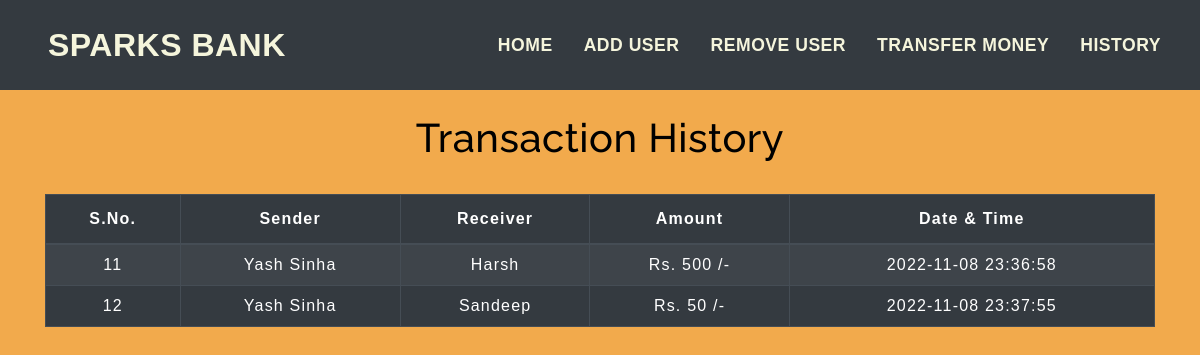
The page /transactionhistory.php on the database its author committed.
### tables this page shows
CREATE TABLE `transaction` (
  `sno` int(3) NOT NULL,
  `sender` text NOT NULL,
  `receiver` text NOT NULL,
  `balance` int(8) NOT NULL,
  `datetime` datetime NOT NULL DEFAULT current_timestamp()
);

### transactionhistory.php (the view, shortened to what this page needs)
<!DOCTYPE html>
<html lang="en">
<head>
    <link rel="stylesheet" href="https://stackpath.bootstrapcdn.com/bootstrap/4.5.2/css/bootstrap.min.css">
    <link rel="stylesheet" type="text/css" href="css/table.css">
    <link rel="stylesheet" type="text/css" href="css/navbar.css">
</head>
<body style="background-color : #F2AA4CFF;">
<?php
  include 'navbar.php';
?>
	<div class="container">
        <h2 class="text-center pt-4" style="color : black;">Transaction History</h2>
       <br>
       <div class="table-responsive-sm">
    <table class="table table-hover table-striped table-condensed table-dark table-bordered">
        <thead style="color : white;">
            <tr>
                <th class="text-center">S.No.</th>
                <th class="text-center">Sender</th>
                <th class="text-center">Receiver</th>
                <th class="text-center">Amount</th>
                <th class="text-center">Date & Time</th>
            </tr>
        </thead>
        <tbody>
        <?php
            include 'config.php';
            $sql ="SELECT * FROM transaction";
            $query =mysqli_query($conn, $sql);
            while($rows = mysqli_fetch_assoc($query))
            {
        ?>
            <tr style="color : white;">
            <td class="py-2"><?php echo $rows['sno']; ?></td>
            <td class="py-2"><?php echo $rows['sender']; ?></td>
            <td class="py-2"><?php echo $rows['receiver']; ?></td>
            <td class="py-2">Rs. <?php echo $rows['balance']; ?> /-</td>
            <td class="py-2"><?php echo $rows['datetime']; ?> </td>
        <?php
            }
        ?>
        </tbody>
    </table>
    </div>
</div>
</body>
</html>

### css/table.css (style rules this page uses)
* { padding: 0; margin: 0; box-sizing: border-box; font-family: sans-serif; }
h2 { font-size: 40px; }
table { letter-spacing: 1.2px; }
td { text-align: center; }

### css/navbar.css (style rules this page uses)
h2 { color: #F5F5DC; letter-spacing: 0.5px; font-family: raleway; }

### css/style.css (style rules this page uses)
* { padding: 0; margin: 0; box-sizing: border-box; font-family: sans-serif; }

### rows shown on the page
transaction: sno "11", sender "Yash Sinha", receiver "Harsh", balance "500", datetime "2022-11-08 23:36:58"
transaction: sno "12", sender "Yash Sinha", receiver "Sandeep", balance "50", datetime "2022-11-08 23:37:55"
